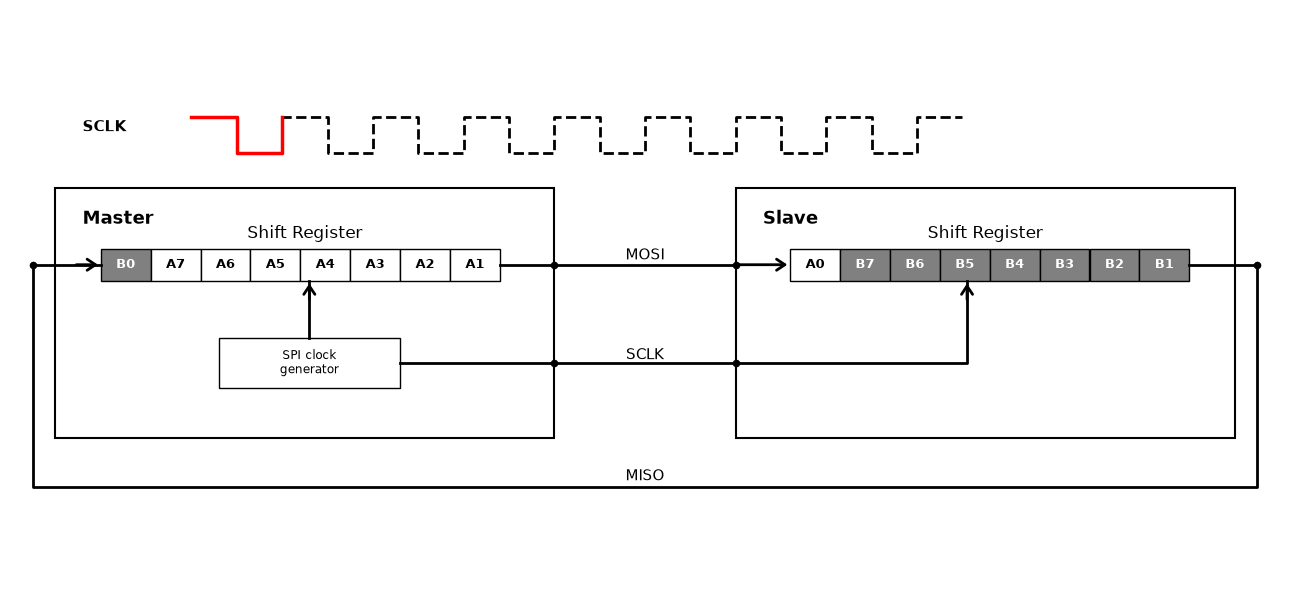

Write the Python code that produced this figure.
import matplotlib.pyplot as plt
from matplotlib import patches
from matplotlib.patches import FancyArrowPatch

# 1. Figure 및 Axes 설정
fig, ax = plt.subplots(figsize=(13, 6))
ax.set_xlim(0, 14)
ax.set_ylim(0, 8)
ax.axis("off")

# 색상 정의
arrow_color = "black"

# 2. Master 및 Slave 박스 그리기
master_box = patches.Rectangle(
    (0.5, 2.0), 5.5, 3.5, facecolor="white", edgecolor="black", linewidth=1.5
)
slave_box = patches.Rectangle(
    (8.0, 2.0), 5.5, 3.5, facecolor="white", edgecolor="black", linewidth=1.5
)
ax.add_patch(master_box)
ax.add_patch(slave_box)

# 박스 내부 레이블
ax.text(0.8, 5.0, "Master", fontsize=13, fontweight="bold")
ax.text(8.3, 5.0, "Slave", fontsize=13, fontweight="bold")

ax.text(3.25, 4.8, "Shift Register", fontsize=12, ha="center")
ax.text(10.75, 4.8, "Shift Register", fontsize=12, ha="center")

# 3. Master 내부 시프트 레지스터: 1클럭 후 (B0가 추가되고 A7~A1 이동)
master_data = [
    ("B0", "gray", "white"),
    ("A7", "white", "black"),
    ("A6", "white", "black"),
    ("A5", "white", "black"),
    ("A4", "white", "black"),
    ("A3", "white", "black"),
    ("A2", "white", "black"),
    ("A1", "white", "black"),
]
for i, (val, bg_color, txt_color) in enumerate(master_data):
    rect = patches.Rectangle(
        (1.0 + i * 0.55, 4.2), 0.55, 0.45, facecolor=bg_color, edgecolor="black"
    )
    ax.add_patch(rect)
    ax.text(
        1.275 + i * 0.55,
        4.425,
        val,
        ha="center",
        va="center",
        fontsize=9,
        fontweight="bold",
        color=txt_color,
    )

# SPI clock generator 박스 (Master 내부)
clock_gen = patches.Rectangle(
    (2.3, 2.7), 2.0, 0.7, facecolor="white", edgecolor="black"
)
ax.add_patch(clock_gen)
ax.text(3.3, 3.05, "SPI clock\ngenerator", ha="center", va="center", fontsize=8.5)


# 4. Slave 내부 시프트 레지스터: 1클럭 후 (A0가 추가되고 B7~B1 이동)
slave_data = [
    ("A0", "white", "black"),
    ("B7", "gray", "white"),
    ("B6", "gray", "white"),
    ("B5", "gray", "white"),
    ("B4", "gray", "white"),
    ("B3", "gray", "white"),
    ("B2", "gray", "white"),
    ("B1", "gray", "white"),
]
for i, (val, bg_color, txt_color) in enumerate(slave_data):
    rect = patches.Rectangle(
        (8.6 + i * 0.55, 4.2), 0.55, 0.45, facecolor=bg_color, edgecolor="black"
    )
    ax.add_patch(rect)
    ax.text(
        8.875 + i * 0.55,
        4.425,
        val,
        ha="center",
        va="center",
        fontsize=9,
        fontweight="bold",
        color=txt_color,
    )

# 5. 주황색 신호선 (주요 경로 연결)

# (A) SPI Clock Generator -> Master Shift Register 수직 화살표 추가 (A4 위치로 들어감)
ax.plot([3.3, 3.3], [3.4, 4.2], color=arrow_color, lw=2)
arrow_clk_master = FancyArrowPatch(
    (3.3, 3.9),
    (3.3, 4.2),
    arrowstyle="->,head_width=4,head_length=6",
    color=arrow_color,
    lw=2,
)
ax.add_patch(arrow_clk_master)

# (B) MOSI 라인: Master A0(5.4) -> Master 경계(6.0) -> Slave 경계(8.0) -> Slave B7(8.6)
ax.plot([5.4, 6.0], [4.425, 4.425], color=arrow_color, lw=2)
ax.plot([6.0, 8.0], [4.425, 4.425], color=arrow_color, lw=2)
arrow_mosi_in = FancyArrowPatch(
    (8.0, 4.425),
    (8.6, 4.425),
    arrowstyle="->,head_width=4,head_length=6",
    color=arrow_color,
    lw=2,
)
ax.add_patch(arrow_mosi_in)

# (C) SCLK 라인: Clock Gen(4.3) -> Master 경계(6.0) -> Slave 경계(8.0) -> B4 내부 연결(10.55)
ax.plot([4.3, 6.0], [3.05, 3.05], color=arrow_color, lw=2)
ax.plot([6.0, 8.0], [3.05, 3.05], color=arrow_color, lw=2)
ax.plot([8.0, 10.55, 10.55], [3.05, 3.05, 4.2], color=arrow_color, lw=2)
arrow_sclk_in = FancyArrowPatch(
    (10.55, 3.9),
    (10.55, 4.2),
    arrowstyle="->,head_width=4,head_length=6",
    color=arrow_color,
    lw=2,
)
ax.add_patch(arrow_sclk_in)

# (D) MISO 환형 루프 라인: Slave B0 끝(13.0) -> Slave 우측 경계 밖 -> 하단 -> Master 좌측 밖 -> Master A7(1.0)
ax.plot(
    [13.0, 13.75, 13.75, 0.25, 0.25, 1.0],
    [4.425, 4.425, 1.3, 1.3, 4.425, 4.425],
    color=arrow_color,
    lw=2,
)
arrow_miso_in = FancyArrowPatch(
    (0.7, 4.425),
    (1.0, 4.425),
    arrowstyle="->,head_width=4,head_length=6",
    color=arrow_color,
    lw=2,
)
ax.add_patch(arrow_miso_in)

# 경계 점(접점) 포인트 표시
dots_x = [6.0, 6.0, 8.0, 8.0, 13.75, 0.25]
dots_y = [4.425, 3.05, 4.425, 3.05, 4.425, 4.425]
ax.scatter(dots_x, dots_y, color="black", s=20, zorder=5)

# 6. 중앙 통신선 라벨 및 흐름 방향 화살표
# MOSI (상단)
ax.text(7.0, 4.5, "MOSI", fontsize=11, ha="center")

# SCLK (중단)
ax.text(7.0, 3.1, "SCLK", fontsize=11, ha="center")

# MISO (하단)
ax.text(7.0, 1.4, "MISO", fontsize=11, ha="center")

# 7. 상단 SCLK 클럭 파형
ax.text(0.8, 6.3, "SCLK", fontsize=11, fontweight="bold")
clock_x = [
    2.0,
    2.5,
    2.5,
    3.0,
    3.0,
    3.5,
    3.5,
    4.0,
    4.0,
    4.5,
    4.5,
    5.0,
    5.0,
    5.5,
    5.5,
    6.0,
    6.0,
    6.5,
    6.5,
    7.0,
    7.0,
    7.5,
    7.5,
    8.0,
    8.0,
    8.5,
    8.5,
    9.0,
    9.0,
    9.5,
    9.5,
    10.0,
    10.0,
    10.5,
]
clock_y = [
    6.5,
    6.5,
    6.0,
    6.0,
    6.5,
    6.5,
    6.0,
    6.0,
    6.5,
    6.5,
    6.0,
    6.0,
    6.5,
    6.5,
    6.0,
    6.0,
    6.5,
    6.5,
    6.0,
    6.0,
    6.5,
    6.5,
    6.0,
    6.0,
    6.5,
    6.5,
    6.0,
    6.0,
    6.5,
    6.5,
    6.0,
    6.0,
    6.5,
    6.5,
]
ax.plot(clock_x, clock_y, color="black", linestyle="--", linewidth=2)
ax.plot(clock_x[0:5], clock_y[0:5], color="red", linewidth=2.5)

plt.tight_layout()

plt.savefig("spi-behind-the-scene-1.png", format="png", bbox_inches="tight")
